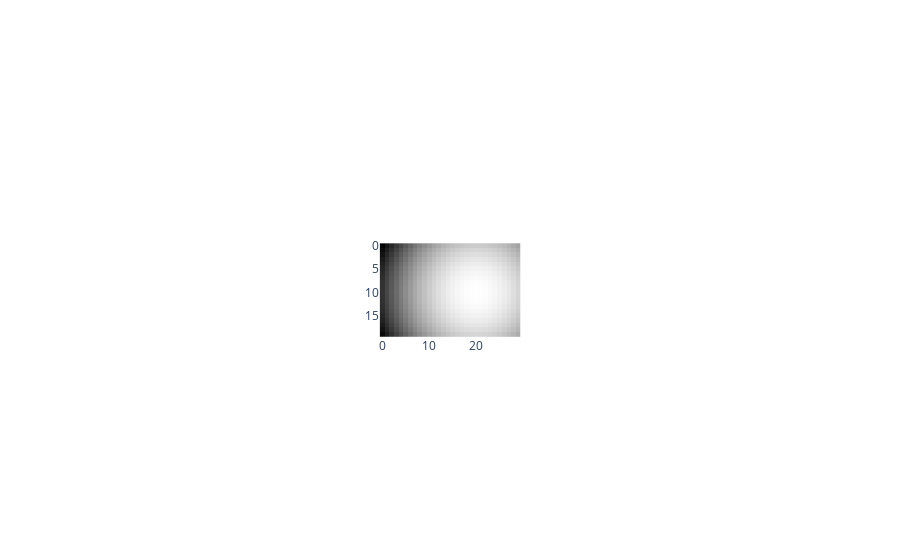

This figure's notebook cell:
### Code cell
def create_mountain():
    def f(x, y):
        return 1 - (x - 2 * COLUMNS // 3) ** 2 - (y - ROWS // 2) ** 2

    mountain = [[f(x, y) for x in range(COLUMNS)] for y in range(ROWS)]
    min_value = min(min(mountain))
    for y in range(ROWS):
        for x in range(COLUMNS):
            mountain[y][x] = [mountain[y][x] - min_value] * 3

    min_value = min(min(min(mountain)))
    max_value = max(max(max(mountain)))
    mountain_image = go.Image(z=mountain, zmin=[min_value]*4, zmax=[max_value]*4)
    return mountain, mountain_image


MOUNTAIN, mountain_image = create_mountain()
go.Figure(mountain_image)

### Figure 1 — Plotly figure (JSON) as saved in the notebook; plotly's stock layout.template omitted (floating-point values rounded to 4 significant figures; data arrays with more than 128 entries replaced by an {"elided": "..."} marker saying what was removed)
{"data": [{"type": "image", "z": {"elided": "20x30x3 int values"}, "zmax": [500, 500, 500, 500], "zmin": [0, 0, 0, 0]}], "layout": {"autosize": true, "xaxis": {"autorange": true, "domain": [0.405, 0.595], "range": [-0.5, 29.5]}, "yaxis": {"autorange": true, "domain": [1.11e-16, 1.0], "range": [19.5, -0.5]}}}
